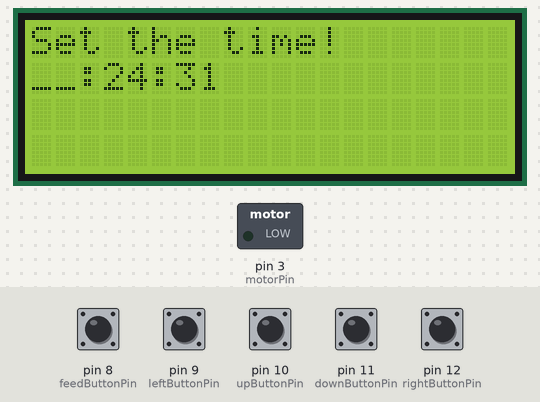
This sketch was run on a simulated Arduino Uno, built with avr-gcc and run on an emulated ATmega328P. On the bench: 20×4 character LCD, switched loads named in the sketch (green lamp = pin HIGH). The test bench sets the inputs (shaded band); at power-on: pin 8 (feedButtonPin), pin 9 (leftButtonPin), pin 10 (upButtonPin), pin 11 (downButtonPin), pin 12 (rightButtonPin) HIGH. The local clock reads 2024-03-15 10:24:30 at power-on unless the sketch sets it; what the sketch prints to the serial monitor is not drawn.

Above: at 2.4 s.
2.5 s: pin 8 (feedButtonPin) pulled LOW for 0.15 s
At 4.9 s:
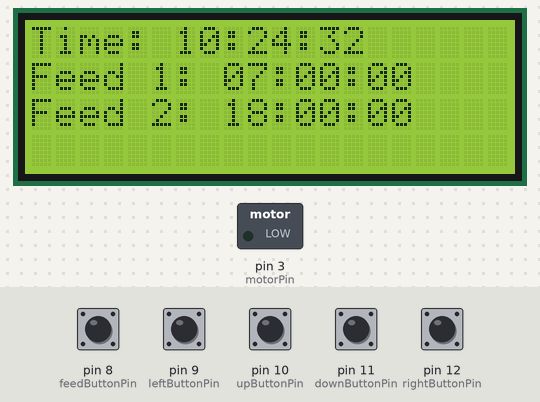
5.6 s: pin 8 (feedButtonPin) pulled LOW for 1 s
At 7.1 s:
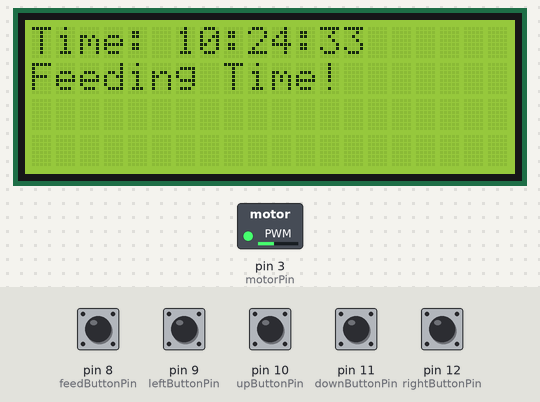
Timing chart, 0 to 15.2 s (numbered marks = the images above; inputs shaded):
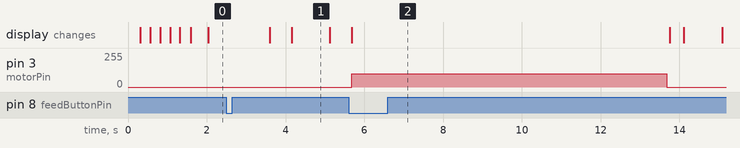

The sketch:

DogFeeder.ino
```cpp
// Dog Feeder for Henry Heidtmann
// Uses a relay to control a motor that deposits food, and a
// RTDC module from SainSmart to keep track of the time
// and an LCD display for status updates.
#include <Wire.h>
//#include "Time.h"
#include "RTClib.h"
#include <LiquidCrystal_I2C.h>

const int motorPin = 3;
const int feedButtonPin = 8;
const int upButtonPin = 10;
const int downButtonPin = 11;
const int rightButtonPin = 12;
const int leftButtonPin = 9;
int motorSpeed = 100;
int motorRunTime = 2.9;
int motorNumberOfTurns = 4;
int feedButtonState = HIGH;
int upButtonState = HIGH;
int downButtonState = HIGH;
int leftButtonState = HIGH;
int rightButtonState = HIGH;
int lastButtonState = LOW;
int lastSecond = 0;
RTC_DS1307 rtc;
String feederTime1 = "07:00:00";
String feederTime2 = "18:00:00";
//String feederTime1;
//String feederTime2;
LiquidCrystal_I2C lcd(0x27, 2, 1, 0, 4, 5, 6, 7, 3, POSITIVE);

void setup() {
    pinMode(motorPin, OUTPUT);
    pinMode(feedButtonPin, INPUT_PULLUP);
    pinMode(upButtonPin, INPUT_PULLUP);
    pinMode(downButtonPin, INPUT_PULLUP);
    pinMode(leftButtonPin, INPUT_PULLUP);
    pinMode(rightButtonPin, INPUT_PULLUP);
    digitalWrite(motorPin, LOW);

    Serial.begin(9600);
    Wire.begin();
    rtc.begin();

    lcd.begin(20,4);
    for(int i = 0; i < 3; i++)
    {
        lcd.backlight();
        delay(250);
        lcd.noBacklight();
        delay(250);
    }
    lcd.backlight();
    SetTime();
}

void loop() {
    feedButtonState = !digitalRead(feedButtonPin);
    upButtonState = !digitalRead(upButtonPin);
    downButtonState = !digitalRead(downButtonPin);
    leftButtonState = !digitalRead(leftButtonPin);
    rightButtonState = !digitalRead(rightButtonPin);

    if(lastButtonState != feedButtonState)
        runFeederMotor();

    if(lastSecond != rtc.now().second()){
        lcd.clear();
        lcd.setCursor(0,0);
        lcd.print("Time: " + GetTime());
        lcd.setCursor(0,1);
        lcd.print("Feed 1: " + feederTime1);
        lcd.setCursor(0,2);
        lcd.print("Feed 2: " + feederTime2);
        lastSecond = rtc.now().second();
        if(feederTime1.equals(GetTime()) || feederTime2.equals(GetTime()))
            runFeederMotor();
    }
    delay(100);
}

void runFeederMotor()
{
    lcd.setCursor(0,1);
    lcd.print("                    ");
    lcd.setCursor(0,2);
    lcd.print("                    ");
    lcd.setCursor(0,1);
    lcd.print("Feeding Time!");
    analogWrite(motorPin, motorSpeed);
    delay(motorRunTime*1000 * motorNumberOfTurns);
    analogWrite(motorPin, 0);
    lcd.setCursor(0,1);
    lcd.print("                  ");
}

String GetTime()
{
    String timeString;
    DateTime now = rtc.now();

    timeString += PadValue(now.hour());
    timeString += ":";
    timeString += PadValue(now.minute());
    timeString += ":";
    timeString += PadValue(now.second());
    return timeString;
}

void SetTime()
{
    int hourValue = rtc.now().hour();
    int minuteValue = rtc.now().minute();
    int secondValue = rtc.now().second();
    boolean setTimeComplete = false;
    boolean displayCursor = false;
    boolean buttonPress = false;
    int cursor = 0;
    String timeString;
    String pressedButton;
    lcd.clear();
    lcd.setCursor(0,0);
    lcd.print("Set the time!");
    timeString = PadValue(hourValue);
    timeString += ":";
    timeString += PadValue(minuteValue);
    timeString += ":";
    timeString += PadValue(secondValue);
    int lastSecond = rtc.now().second();

    lcd.setCursor(0,1);
    lcd.print(timeString);

    while(!setTimeComplete){
        Serial.println(pressedButton);
        pressedButton = GetButtonPress();
        if(displayCursor && pressedButton == "")
        {
            lcd.setCursor(cursor,1);
            lcd.print("__");
        }
        else
        {
            lcd.setCursor(cursor,1);
            switch (cursor){
                case 0:
                    if(pressedButton == "UP" && hourValue < 23)
                    {
                        hourValue += 1;
                    }
                    else if (pressedButton == "DOWN" && hourValue > 1)
                    {
                        hourValue -= 1;
                    }
                    lcd.print(PadValue(hourValue));
                    break;
                case 3:
                    if(pressedButton == "UP" && minuteValue < 59)
                    {
                        minuteValue += 1;
                    }
                    else if (pressedButton == "DOWN" && minuteValue > 1)
                    {
                        minuteValue -= 1;
                    }
                    lcd.print(PadValue(minuteValue));
                    break;
                case 6:
                    if(pressedButton == "UP" && secondValue < 59)
                    {
                        secondValue += 1;
                    }
                    else if (pressedButton == "DOWN" && secondValue > 1)
                    {
                        secondValue -= 1;
                    }
                    lcd.print(PadValue(secondValue));
                    break;
            }
        }
        if(lastSecond != rtc.now().second())
        {
          lastSecond = rtc.now().second();
          displayCursor = !displayCursor;
        }
        if(pressedButton == "RIGHT" && cursor < 6)
        {
            cursor += 3;
        }
        else if (pressedButton == "LEFT" && cursor > 0)
        {
            cursor -= 3;
        }
        if(pressedButton == "FEED")
        {
            rtc.adjust(DateTime(2015,1,1,hourValue,minuteValue,secondValue));
            setTimeComplete == true;
            return;
        }
    }
}

String PadValue(int value)
{
    String returnVal;

    if(value < 10){
        returnVal = "0";
        returnVal += value;
    }
    else
    {
        returnVal = String(value);
    }
    return returnVal;
}

String GetButtonPress()
{
    feedButtonState = !digitalRead(feedButtonPin);
    upButtonState = !digitalRead(upButtonPin);
    downButtonState = !digitalRead(downButtonPin);
    leftButtonState = !digitalRead(leftButtonPin);
    rightButtonState = !digitalRead(rightButtonPin);
    Serial.println("Checking buttons");
    if(upButtonState){
      delay(250);
        return "UP";
    }
    else if(downButtonState){
      delay(250);
      return "DOWN";
    }
    else if(leftButtonState){
      delay(500);
      return "LEFT";
    }
    else if(rightButtonState){
      delay(500);
      return "RIGHT";
    }
    else if(feedButtonState)
    {
      delay(1000);
        return "FEED";
    }
    else
    {
        return "";
    }
}
```

Measured:
- after the input at 2.5 s, the display: first changes after 1.1 s (image 1 shows a later state)
- after the input at 5.6 s, pin 3 (motorPin): 0/255 → 100/255 after 0.08 s, → 0/255 8.0 s later; the display: changes after 0.08 s (image 2)
